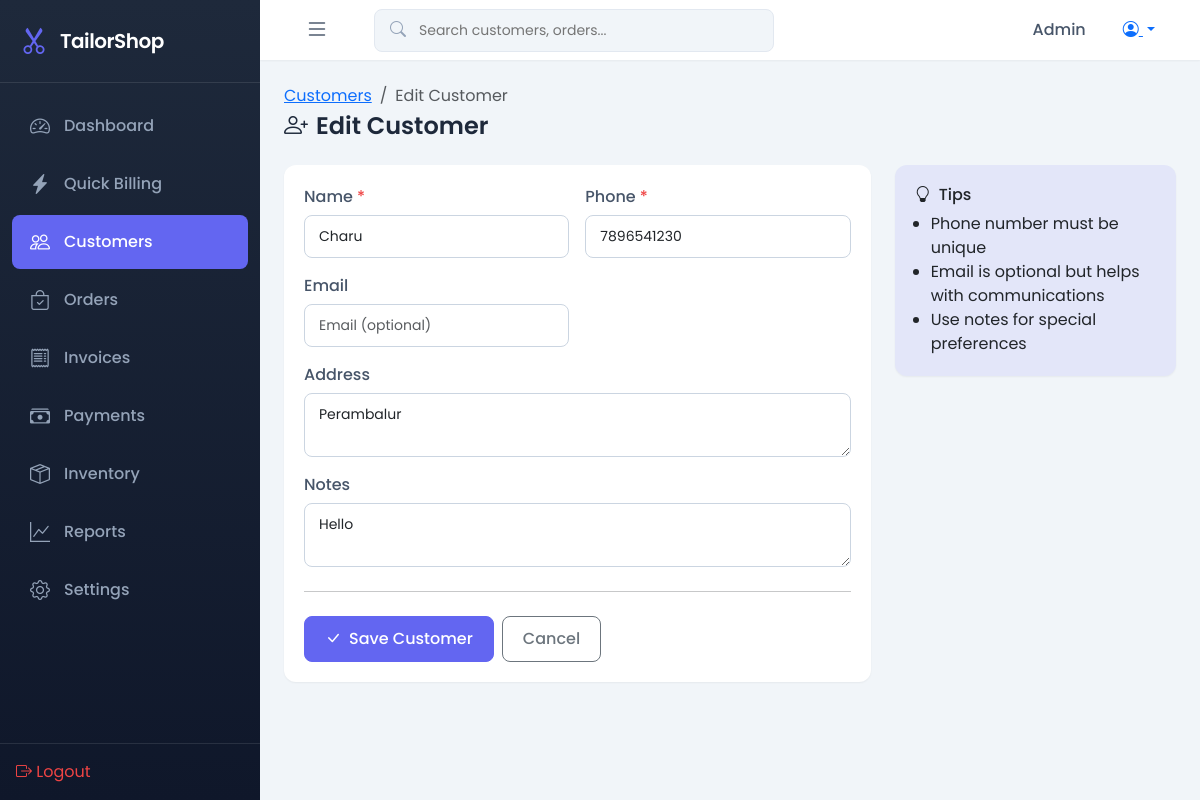
/customers/5/edit/ (signed in), run on the app's committed database.
### shop/models.py (models this page shows, shortened)
class Customer(models.Model):
    name = models.CharField(max_length=100)
    phone = models.CharField(max_length=15, unique=True)
    email = models.EmailField(blank=True, null=True)
    address = models.TextField(blank=True, null=True)
    notes = models.TextField(blank=True, null=True)
    created_at = models.DateTimeField(auto_now_add=True)
    updated_at = models.DateTimeField(auto_now=True)
    class Meta:
        ordering = ['-created_at']

### shop/views.py (the view)
# urls.py: path('customers/<int:pk>/edit/', views.customer_edit, name='customer_edit'),
@login_required
def customer_edit(request, pk):
    customer = get_object_or_404(Customer, pk=pk)
    if request.method == 'POST':
        form = CustomerForm(request.POST, instance=customer)
        if form.is_valid():
            form.save()
            messages.success(request, 'Customer updated successfully!')
            return redirect('customer_detail', pk=pk)
    else:
        form = CustomerForm(instance=customer)
    return render(request, 'shop/customer_form.html', {'form': form, 'title': 'Edit Customer', 'customer': customer})

### shop/forms.py
class CustomerForm(forms.ModelForm):
    class Meta:
        model = Customer
        fields = ['name', 'phone', 'email', 'address', 'notes']
        widgets = {
            'name': forms.TextInput(attrs={'class': 'form-control', 'placeholder': 'Customer Name'}),
            'phone': forms.TextInput(attrs={'class': 'form-control', 'placeholder': 'Phone Number'}),
            'email': forms.EmailInput(attrs={'class': 'form-control', 'placeholder': 'Email (optional)'}),
            'address': forms.Textarea(attrs={'class': 'form-control', 'rows': 2, 'placeholder': 'Address'}),
            'notes': forms.Textarea(attrs={'class': 'form-control', 'rows': 2, 'placeholder': 'Notes'}),
        }

### templates/shop/customer_form.html (shortened to what this page needs)
{% extends 'base.html' %}
{% block content %}
<div class="page-header">
    <div>
        <nav aria-label="breadcrumb">
            <ol class="breadcrumb mb-1">
                <li class="breadcrumb-item"><a href="{% url 'customer_list' %}">Customers</a></li>
                <li class="breadcrumb-item active">{{ title }}</li>
            </ol>
        </nav>
        <h1><i class="bi bi-person-plus me-2"></i>{{ title }}</h1>
    </div>
</div>
<div class="row">
    <div class="col-lg-8">
        <div class="card">
            <div class="card-body">
                <form method="post">
                    <div class="row g-3">
                        <div class="col-md-6">
                            <label class="form-label">Name <span class="text-danger">*</span></label>
                            {{ form.name }}
                        </div>
                        <div class="col-md-6">
                            <label class="form-label">Phone <span class="text-danger">*</span></label>
                            {{ form.phone }}
                        </div>
                        <div class="col-md-6">
                            <label class="form-label">Email</label>
                            {{ form.email }}
                        </div>
                        <div class="col-12">
                            <label class="form-label">Address</label>
                            {{ form.address }}
                        </div>
                        <div class="col-12">
                            <label class="form-label">Notes</label>
                            {{ form.notes }}
                        </div>
                    </div>
                    <hr class="my-4">
                    <div class="d-flex gap-2">
                        <button type="submit" class="btn btn-primary">
                            <i class="bi bi-check-lg me-2"></i>Save Customer
                        </button>
                        <a href="{% url 'customer_list' %}" class="btn btn-outline-secondary">Cancel</a>
                    </div>
                </form>
            </div>
        </div>
    </div>
    <div class="col-lg-4">
        <div class="card bg-light-primary">
            <div class="card-body">
                <h6><i class="bi bi-lightbulb me-2"></i>Tips</h6>
                <ul class="mb-0 ps-3">
                    <li>Phone number must be unique</li>
                    <li>Email is optional but helps with communications</li>
                    <li>Use notes for special preferences</li>
                </ul>
            </div>
        </div>
    </div>
</div>
{% endblock %}

### templates/base.html (shortened to what this page needs)
{% load static %}
<!DOCTYPE html>
<html lang="en">
<head>
    <link href="https://cdn.jsdelivr.net/npm/bootstrap@5.3.2/dist/css/bootstrap.min.css" rel="stylesheet">
    <link href="https://cdn.jsdelivr.net/npm/bootstrap-icons@1.11.1/font/bootstrap-icons.css" rel="stylesheet">
    <link href="{% static 'css/style.css' %}" rel="stylesheet">
</head>
<body>
    {% if user.is_authenticated %}
    <nav class="sidebar" id="sidebar">
        <div class="sidebar-header">
            <i class="bi bi-scissors"></i>
            <span class="brand-text">TailorShop</span>
        </div>
        <ul class="sidebar-nav">
            <li class="nav-item">
                <a href="{% url 'dashboard' %}" class="nav-link {% if request.resolver_match.url_name == 'dashboard' %}active{% endif %}">
                    <i class="bi bi-speedometer2"></i>
                    <span>Dashboard</span>
                </a>
            </li>
            <li class="nav-item">
                <a href="{% url 'quick_billing' %}" class="nav-link {% if 'billing' in request.resolver_match.url_name %}active{% endif %}">
                    <i class="bi bi-lightning-charge-fill"></i>
                    <span>Quick Billing</span>
                </a>
            </li>
            <li class="nav-item">
                <a href="{% url 'customer_list' %}" class="nav-link {% if 'customer' in request.resolver_match.url_name %}active{% endif %}">
                    <i class="bi bi-people"></i>
                    <span>Customers</span>
                </a>
            </li>
            <li class="nav-item">
                <a href="{% url 'order_list' %}" class="nav-link {% if 'order' in request.resolver_match.url_name %}active{% endif %}">
                    <i class="bi bi-bag-check"></i>
                    <span>Orders</span>
                </a>
            </li>
            <li class="nav-item">
                <a href="{% url 'invoice_list' %}" class="nav-link {% if 'invoice' in request.resolver_match.url_name %}active{% endif %}">
                    <i class="bi bi-receipt"></i>
                    <span>Invoices</span>
                </a>
            </li>
            <li class="nav-item">
                <a href="{% url 'payment_list' %}" class="nav-link {% if 'payment' in request.resolver_match.url_name %}active{% endif %}">
                    <i class="bi bi-cash-stack"></i>
                    <span>Payments</span>
                </a>
            </li>
            <li class="nav-item">
                <a href="{% url 'inventory_list' %}" class="nav-link {% if 'inventory' in request.resolver_match.url_name %}active{% endif %}">
                    <i class="bi bi-box-seam"></i>
                    <span>Inventory</span>
                </a>
            </li>
            <li class="nav-item">
                <a href="{% url 'reports' %}" class="nav-link {% if 'report' in request.resolver_match.url_name %}active{% endif %}">
                    <i class="bi bi-graph-up"></i>
                    <span>Reports</span>
                </a>
            </li>
            <li class="nav-item">
                <a href="{% url 'settings' %}" class="nav-link {% if 'settings' in request.resolver_match.url_name %}active{% endif %}">
                    <i class="bi bi-gear"></i>
                    <span>Settings</span>
                </a>
            </li>
        </ul>
        <div class="sidebar-footer">
            <a href="{% url 'logout' %}" class="nav-link text-danger">
                <i class="bi bi-box-arrow-right"></i>
                <span>Logout</span>
            </a>
        </div>
    </nav>
    <main class="main-content">
        <nav class="top-navbar">
            <button class="btn btn-link sidebar-toggle" id="sidebarToggle">
                <i class="bi bi-list"></i>
            </button>
            <div class="search-box d-none d-md-block">
                <i class="bi bi-search"></i>
                <input type="text" placeholder="Search customers, orders..." id="globalSearch">
            </div>
            <div class="navbar-actions">
                <span class="user-name">{{ user.first_name|default:user.username }}</span>
                <div class="dropdown">
                    <button class="btn btn-link dropdown-toggle" data-bs-toggle="dropdown">
                        <i class="bi bi-person-circle"></i>
                    </button>
                </div>
            </div>
        </nav>
        <div class="page-content">
            {% block content %}{% endblock %}
        </div>
    </main>
    {% else %}
    {% block auth_content %}{% endblock %}
    {% endif %}
</body>
</html>

### static/css/style.css (style rules this page uses)
:root { --primary-color: #6366f1; --primary-dark: #4f46e5; --secondary-color: #0ea5e9; --success-color: #10b981; --warning-color: #f59e0b; --danger-color: #ef4444; --dark-color: #1e293b; --light-color: #f8fafc; --gray-100: #f1f5f9; --gray-200: #e2e8f0; --gray-300: #cbd5e1; --gray-400: #94a3b8; --gray-500: #64748b; --gray-600: #475569; --sidebar-width: 260px; --sidebar-collapsed: 70px; --topbar-height: 60px; --border-radius: 12px; --shadow-sm: 0 1px 2px rgba(0, 0, 0, 0.05); --shadow: 0 4px 6px -1px rgba(0, 0, 0, 0.1); --shadow-lg: 0 10px 15px -3px rgba(0, 0, 0, 0.1); }
* { margin: 0; padding: 0; box-sizing: border-box; }
body { font-family: 'Poppins', sans-serif; background-color: var(--gray-100); color: var(--dark-color); overflow-x: hidden; }
.sidebar { position: fixed; left: 0; top: 0; width: var(--sidebar-width); height: 100vh; background: linear-gradient(180deg, var(--dark-color) 0%, #0f172a 100%); color: white; z-index: 1000; transition: all 0.3s ease; display: flex; flex-direction: column; }
.sidebar-header { padding: 20px; display: flex; align-items: center; gap: 12px; border-bottom: 1px solid rgba(255, 255, 255, 0.1); }
.sidebar-header i { font-size: 28px; color: var(--primary-color); }
.sidebar-header .brand-text { font-size: 20px; font-weight: 600; letter-spacing: -0.5px; }
.sidebar-nav { list-style: none; padding: 16px 12px; flex: 1; overflow-y: auto; }
.sidebar-nav .nav-item { margin-bottom: 4px; }
.sidebar-nav .nav-link { display: flex; align-items: center; gap: 12px; padding: 12px 16px; color: var(--gray-400); text-decoration: none; border-radius: 8px; transition: all 0.2s ease; font-weight: 500; }
.sidebar-nav .nav-link.active { background: var(--primary-color); color: white; }
.sidebar-nav .nav-link i { font-size: 20px; width: 24px; text-align: center; }
.sidebar-footer { padding: 16px; border-top: 1px solid rgba(255, 255, 255, 0.1); }
.main-content { margin-left: var(--sidebar-width); min-height: 100vh; transition: margin-left 0.3s ease; }
.top-navbar { height: var(--topbar-height); background: white; display: flex; align-items: center; padding: 0 24px; box-shadow: var(--shadow-sm); position: sticky; top: 0; z-index: 100; }
.sidebar-toggle { font-size: 24px; color: var(--gray-600); padding: 8px; }
.search-box { position: relative; margin-left: 24px; flex: 1; max-width: 400px; }
.search-box i { position: absolute; left: 16px; top: 50%; transform: translateY(-50%); color: var(--gray-400); }
.search-box input { width: 100%; padding: 10px 16px 10px 44px; border: 1px solid var(--gray-200); border-radius: 8px; background: var(--gray-100); font-size: 14px; transition: all 0.2s ease; }
.navbar-actions { margin-left: auto; display: flex; align-items: center; gap: 16px; }
.user-name { font-weight: 500; color: var(--gray-600); }
.page-content { padding: 24px; }
.card { background: white; border: none; border-radius: var(--border-radius); box-shadow: var(--shadow-sm); }
.card-body { padding: 20px; }
.btn { padding: 10px 20px; border-radius: 8px; font-weight: 500; transition: all 0.2s ease; }
.btn-primary { background: var(--primary-color); border-color: var(--primary-color); }
.form-control, .form-select { padding: 10px 14px; border-radius: 8px; border: 1px solid var(--gray-300); font-size: 14px; transition: all 0.2s ease; }
.form-label { font-weight: 500; color: var(--gray-600); margin-bottom: 6px; }
.page-header { display: flex; align-items: center; justify-content: space-between; margin-bottom: 24px; }
.page-header h1 { font-size: 24px; font-weight: 600; color: var(--dark-color); margin: 0; }
.text-danger { color: var(--danger-color) !important; }
.bg-light-primary { background: rgba(99, 102, 241, 0.1); }

### data on the page
Customer: name "Charu", phone "7896541230", address "Perambalur", notes "Hello"

### other printed values
{{ user.first_name|default:user.username }} "Admin"
{{ title }} "Edit Customer"
